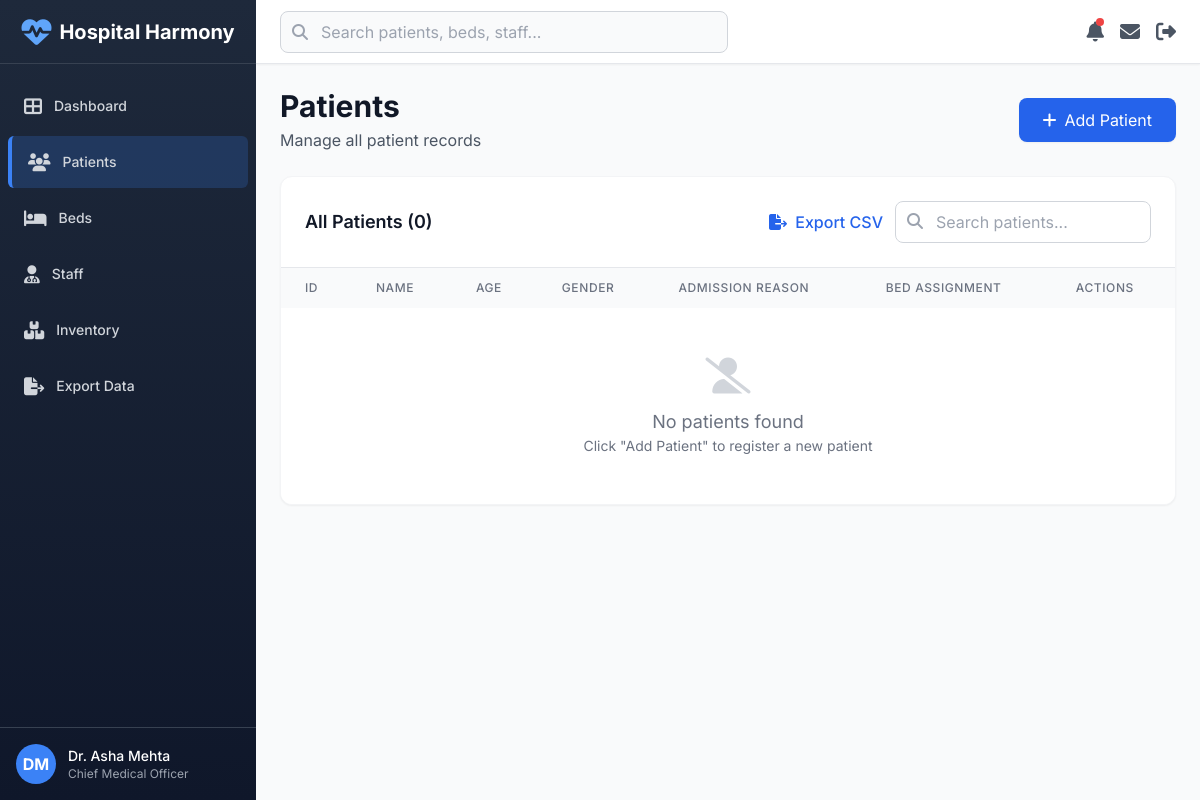
The app's page /patients (signed in), older data.
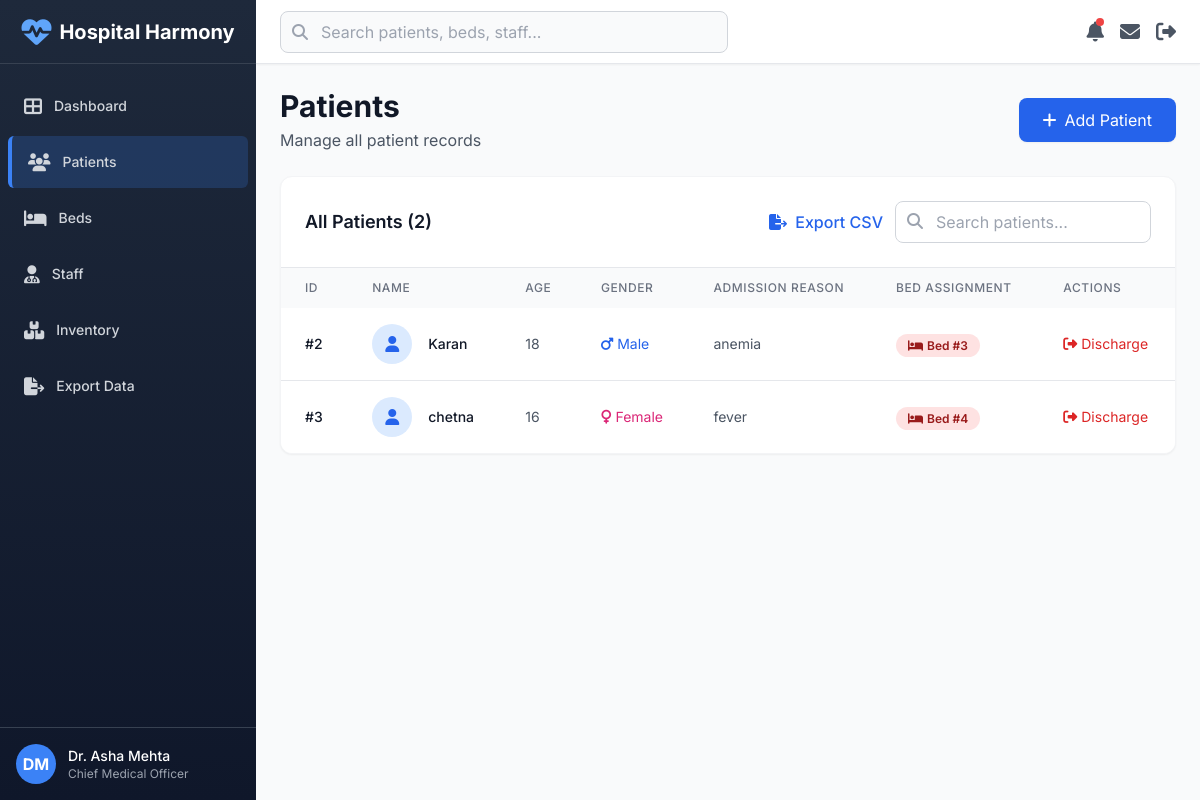
The same page, newer data.
### tables this page shows
CREATE TABLE patients (
    id INTEGER PRIMARY KEY AUTOINCREMENT,
    name TEXT NOT NULL,
    age INTEGER,
    gender TEXT,
    admission_reason TEXT,
    bed_id INTEGER,
    FOREIGN KEY(bed_id) REFERENCES beds(id)
);

### app.py (the view)
@app.route('/patients')
@login_required
def patients():
    db = get_db(); cur = db.cursor()
    cur.execute('SELECT * FROM patients')
    rows = cur.fetchall()
    cur.execute('SELECT COUNT(*) FROM beds')
    total_beds = cur.fetchone()[0]
    cur.execute("SELECT COUNT(*) FROM beds WHERE status='occupied'")
    occupied = cur.fetchone()[0]
    cur.execute('SELECT COUNT(*) FROM staff')
    staff_count = cur.fetchone()[0]
    cur.execute('SELECT SUM(quantity) FROM inventory')
    total_items = cur.fetchone()[0] or 0
    return render_template('patients.html',
                         patients=rows,
                         total_beds=total_beds,
                         occupied=occupied,
                         staff=staff_count,
                         total_items=total_items)

### app.py (called while the page is built)
def login_required(f):
    @wraps(f)
    def wrapped(*args, **kwargs):
        if 'user' not in session:
            return redirect(url_for('login'))
        return f(*args, **kwargs)
    return wrapped

### database.py (called while the page is built)
def get_db():
    global _conn
    if _conn is None:
        _conn = sqlite3.connect(DB_PATH, check_same_thread=False)
        _conn.row_factory = sqlite3.Row
    return _conn

### templates/patients.html (shortened to what this page needs)
{% extends "layout.html" %}
{% block content %}
<div class="flex items-center justify-between mb-6">
    <div>
        <h1 class="text-3xl font-bold text-gray-900">Patients</h1>
        <p class="text-gray-600 mt-1">Manage all patient records</p>
    </div>
    <button onclick="document.getElementById('addModal').classList.remove('hidden')" class="bg-blue-600 hover:bg-blue-700 text-white px-6 py-2.5 rounded-lg flex items-center transition shadow-sm">
        <i class="fas fa-plus mr-2"></i>
        Add Patient
    </button>
</div>
<div class="bg-white rounded-xl shadow-sm border border-gray-100 overflow-hidden">
    <div class="p-6 border-b border-gray-200">
        <div class="flex items-center justify-between">
            <h3 class="text-lg font-semibold text-gray-900">All Patients ({{ patients|length }})</h3>
            <div class="flex items-center space-x-3">
                <a href="/export/patients" class="text-blue-600 hover:text-blue-700 font-medium">
                    <i class="fas fa-file-export mr-1"></i> Export CSV
                </a>
                <div class="relative w-64">
                    <input type="search" id="searchInput" placeholder="Search patients..." class="w-full pl-10 pr-4 py-2 border border-gray-300 rounded-lg focus:ring-2 focus:ring-blue-500 focus:border-transparent" onkeyup="searchTable()">
                    <i class="fas fa-search absolute left-3 top-3 text-gray-400"></i>
                </div>
            </div>
        </div>
    </div>
    <div class="overflow-x-auto">
        <table class="w-full" id="patientsTable">
            <thead class="bg-gray-50">
                <tr>
                    <th class="px-6 py-3 text-left text-xs font-medium text-gray-500 uppercase tracking-wider">ID</th>
                    <th class="px-6 py-3 text-left text-xs font-medium text-gray-500 uppercase tracking-wider">Name</th>
                    <th class="px-6 py-3 text-left text-xs font-medium text-gray-500 uppercase tracking-wider">Age</th>
                    <th class="px-6 py-3 text-left text-xs font-medium text-gray-500 uppercase tracking-wider">Gender</th>
                    <th class="px-6 py-3 text-left text-xs font-medium text-gray-500 uppercase tracking-wider">Admission Reason</th>
                    <th class="px-6 py-3 text-left text-xs font-medium text-gray-500 uppercase tracking-wider">Bed Assignment</th>
                    <th class="px-6 py-3 text-left text-xs font-medium text-gray-500 uppercase tracking-wider">Actions</th>
                </tr>
            </thead>
            <tbody class="bg-white divide-y divide-gray-200">
                {% if patients %}
                    {% for p in patients %}
                    <tr class="hover:bg-gray-50 transition">
                        <td class="px-6 py-4 whitespace-nowrap text-sm font-medium text-gray-900">#{{ p['id'] }}</td>
                        <td class="px-6 py-4 whitespace-nowrap">
                            <div class="flex items-center">
                                <div class="flex-shrink-0 h-10 w-10 bg-blue-100 rounded-full flex items-center justify-center">
                                    <i class="fas fa-user text-blue-600"></i>
                                </div>
                                <div class="ml-4">
                                    <div class="text-sm font-medium text-gray-900">{{ p['name'] }}</div>
                                </div>
                            </div>
                        </td>
                        <td class="px-6 py-4 whitespace-nowrap text-sm text-gray-600">{{ p['age'] if p['age'] else 'N/A' }}</td>
                        <td class="px-6 py-4 whitespace-nowrap text-sm text-gray-600">
                            {% if p['gender'] == 'Male' %}
                                <span class="text-blue-600"><i class="fas fa-mars mr-1"></i>{{ p['gender'] }}</span>
                            {% elif p['gender'] == 'Female' %}
                                <span class="text-pink-600"><i class="fas fa-venus mr-1"></i>{{ p['gender'] }}</span>
                            {% else %}
                                {{ p['gender'] if p['gender'] else 'N/A' }}
                            {% endif %}
                        </td>
                        <td class="px-6 py-4 text-sm text-gray-600">{{ p['admission_reason'] if p['admission_reason'] else 'N/A' }}</td>
                        <td class="px-6 py-4 whitespace-nowrap">
                            {% if p['bed_id'] %}
                                <span class="px-3 py-1 text-xs font-semibold rounded-full bg-red-100 text-red-800">
                                    <i class="fas fa-bed mr-1"></i>Bed #{{ p['bed_id'] }}
                                </span>
                            {% else %}
                                <a href="/patients/assign/{{ p['id'] }}" class="px-3 py-1 text-xs font-semibold rounded-full bg-green-100 text-green-800 hover:bg-green-200 transition inline-block">
                                    <i class="fas fa-plus mr-1"></i>Assign Bed
                                </a>
                            {% endif %}
                        </td>
                        <td class="px-6 py-4 whitespace-nowrap text-sm space-x-2">
                            <form method="POST" action="/patients/discharge/{{ p['id'] }}" class="inline" onsubmit="return confirm('Are you sure you want to discharge {{ p['name'] }}?')">
                                <button type="submit" class="text-red-600 hover:text-red-800 transition">
                                    <i class="fas fa-sign-out-alt mr-1"></i>Discharge
                                </button>
                            </form>
                        </td>
                    </tr>
                    {% endfor %}
                {% else %}
                    <tr>
                        <td colspan="7" class="px-6 py-12 text-center text-gray-500">
                            <i class="fas fa-user-slash text-4xl mb-3 text-gray-300"></i>
                            <p class="text-lg">No patients found</p>
                            <p class="text-sm">Click "Add Patient" to register a new patient</p>
                        </td>
                    </tr>
                {% endif %}
            </tbody>
        </table>
    </div>
</div>
{% endblock %}

### templates/layout.html (shortened to what this page needs)
<!DOCTYPE html>
<html lang="en">
<head>
    <script src="https://cdn.tailwindcss.com"></script>
    <link rel="stylesheet" href="https://cdnjs.cloudflare.com/ajax/libs/font-awesome/6.4.0/css/all.min.css">
</head>
<body class="bg-gray-50">
    <div class="flex h-screen bg-gray-50">
        {% include 'sidebar.html' %}
        <div class="flex flex-col flex-1 overflow-hidden">
            {% include 'header.html' %}
            <main class="flex-1 overflow-y-auto p-6">
                {% block content %}{% endblock %}
            </main>
        </div>
    </div>
</body>
</html>

### templates/sidebar.html
<div class="sidebar w-64 flex-shrink-0 hidden md:flex flex-col">
    <div class="flex items-center justify-center h-16 px-4 border-b border-gray-700">
        <i class="fas fa-heartbeat text-3xl text-blue-400 mr-2"></i>
        <span class="text-xl font-bold text-white">Hospital Harmony</span>
    </div>
    <nav class="flex-1 px-2 py-4 space-y-1 overflow-y-auto">
        <a href="/" class="sidebar-link flex items-center px-4 py-3 text-sm font-medium text-gray-300 rounded-md hover:text-white {% if request.path == '/' %}active{% endif %}">
            <i class="fas fa-th-large mr-3 text-lg"></i>
            Dashboard
        </a>
        <a href="/patients" class="sidebar-link flex items-center px-4 py-3 text-sm font-medium text-gray-300 rounded-md hover:text-white {% if '/patients' in request.path %}active{% endif %}">
            <i class="fas fa-users mr-3 text-lg"></i>
            Patients
        </a>
        <a href="/beds" class="sidebar-link flex items-center px-4 py-3 text-sm font-medium text-gray-300 rounded-md hover:text-white {% if '/beds' in request.path %}active{% endif %}">
            <i class="fas fa-bed mr-3 text-lg"></i>
            Beds
        </a>
        <a href="/staff" class="sidebar-link flex items-center px-4 py-3 text-sm font-medium text-gray-300 rounded-md hover:text-white {% if '/staff' in request.path %}active{% endif %}">
            <i class="fas fa-user-md mr-3 text-lg"></i>
            Staff
        </a>
        <a href="/inventory" class="sidebar-link flex items-center px-4 py-3 text-sm font-medium text-gray-300 rounded-md hover:text-white {% if '/inventory' in request.path %}active{% endif %}">
            <i class="fas fa-boxes mr-3 text-lg"></i>
            Inventory
        </a>
        <a href="/export/patients" class="sidebar-link flex items-center px-4 py-3 text-sm font-medium text-gray-300 rounded-md hover:text-white">
            <i class="fas fa-file-export mr-3 text-lg"></i>
            Export Data
        </a>
    </nav>
    <div class="p-4 border-t border-gray-700">
        <div class="flex items-center">
            <div class="w-10 h-10 rounded-full bg-blue-500 flex items-center justify-center text-white font-bold">
                DM
            </div>
            <div class="ml-3">
                <p class="text-sm font-medium text-white">Dr. Asha Mehta</p>
                <p class="text-xs text-gray-400">Chief Medical Officer</p>
            </div>
        </div>
    </div>
</div>

### templates/header.html (shortened to what this page needs)
<header class="flex items-center justify-between h-16 px-6 bg-white border-b border-gray-200 shadow-sm">
    <div class="flex items-center flex-1">
        <div class="relative max-w-md w-full">
            <div class="absolute inset-y-0 left-0 pl-3 flex items-center pointer-events-none">
            </div>
            <input
                type="search"
                placeholder="Search patients, beds, staff..."
                class="block w-full pl-10 pr-3 py-2 border border-gray-300 rounded-lg bg-gray-50 focus:outline-none focus:ring-2 focus:ring-blue-500 focus:border-transparent"
            />
        </div>
    </div>
    <div class="flex items-center space-x-4">
        <button class="relative text-gray-600 hover:text-gray-900">
            <i class="fas fa-bell text-xl"></i>
            <span class="absolute top-0 right-0 block h-2 w-2 rounded-full bg-red-500"></span>
        </button>
        <button class="relative text-gray-600 hover:text-gray-900">
            <i class="fas fa-envelope text-xl"></i>
        </button>
        <a href="/logout" class="text-gray-600 hover:text-gray-900" title="Logout">
            <i class="fas fa-sign-out-alt text-xl"></i>
        </a>
    </div>
</header>

### templates/layout.html (style rules this page uses)
* { font-family: 'Inter', sans-serif; }
.sidebar { background: linear-gradient(180deg, #1e293b 0%, #0f172a 100%); }
.sidebar-link { transition: all 0.2s ease; }
.sidebar-link.active { background: rgba(59, 130, 246, 0.2); border-left: 4px solid #3b82f6; }

Row changes from the older to the newer data that the page shows:
added patients: id "2", name "Karan", age "18", gender "Male", admission_reason "anemia", bed_id "3"
added patients: id "3", name "chetna", age "16", gender "Female", admission_reason "fever", bed_id "4"
Text that changed along with them:
{{ patients|length }}: "0" → "2"
text no longer shown: "No patients found Click \"Add Patient\" to register a new patient"
